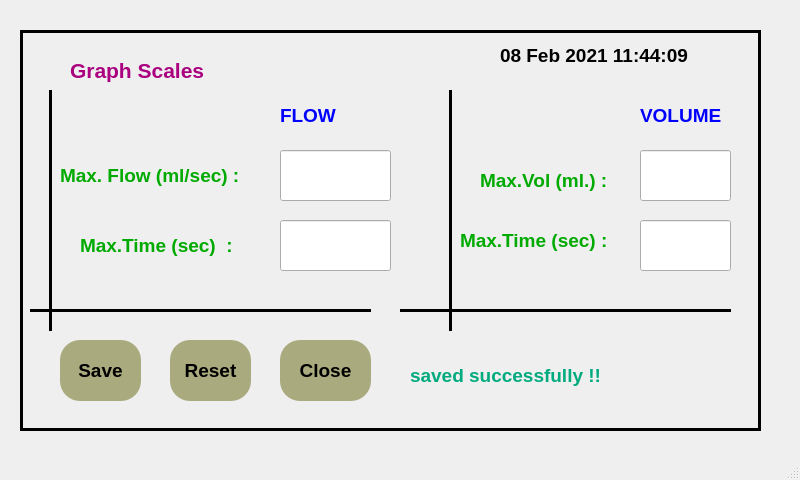
<?xml version="1.0" encoding="UTF-8"?>
<ui version="4.0">
 <class>MainWindow</class>
 <widget class="QMainWindow" name="MainWindow">
  <property name="geometry">
   <rect>
    <x>0</x>
    <y>0</y>
    <width>800</width>
    <height>480</height>
   </rect>
  </property>
  <property name="windowTitle">
   <string>MainWindow</string>
  </property>
  <widget class="QWidget" name="centralwidget">
   <widget class="QFrame" name="frame">
    <property name="geometry">
     <rect>
      <x>20</x>
      <y>30</y>
      <width>741</width>
      <height>401</height>
     </rect>
    </property>
    <property name="font">
     <font>
      <family>Arial</family>
     </font>
    </property>
    <property name="autoFillBackground">
     <bool>false</bool>
    </property>
    <property name="styleSheet">
     <string notr="true"/>
    </property>
    <property name="frameShape">
     <enum>QFrame::Box</enum>
    </property>
    <property name="frameShadow">
     <enum>QFrame::Plain</enum>
    </property>
    <property name="lineWidth">
     <number>3</number>
    </property>
    <widget class="QLabel" name="label">
     <property name="geometry">
      <rect>
       <x>480</x>
       <y>10</y>
       <width>211</width>
       <height>31</height>
      </rect>
     </property>
     <property name="font">
      <font>
       <family>Arial</family>
       <pointsize>14</pointsize>
       <weight>75</weight>
       <bold>true</bold>
      </font>
     </property>
     <property name="text">
      <string>08 Feb 2021 11:44:09</string>
     </property>
    </widget>
    <widget class="QPushButton" name="pushButton_8">
     <property name="geometry">
      <rect>
       <x>260</x>
       <y>310</y>
       <width>91</width>
       <height>61</height>
      </rect>
     </property>
     <property name="font">
      <font>
       <family>Arial</family>
       <pointsize>14</pointsize>
       <weight>75</weight>
       <bold>true</bold>
      </font>
     </property>
     <property name="styleSheet">
      <string notr="true">background-color: rgb(170, 170, 127);
border-radius:20px;
</string>
     </property>
     <property name="text">
      <string>Close</string>
     </property>
     <property name="autoDefault">
      <bool>true</bool>
     </property>
     <property name="default">
      <bool>true</bool>
     </property>
     <property name="flat">
      <bool>false</bool>
     </property>
    </widget>
    <widget class="QLabel" name="label_2">
     <property name="geometry">
      <rect>
       <x>50</x>
       <y>20</y>
       <width>151</width>
       <height>41</height>
      </rect>
     </property>
     <property name="font">
      <font>
       <family>Arial</family>
       <pointsize>16</pointsize>
       <weight>75</weight>
       <bold>true</bold>
      </font>
     </property>
     <property name="styleSheet">
      <string notr="true">color: rgb(170, 0, 127);</string>
     </property>
     <property name="text">
      <string>Graph Scales</string>
     </property>
    </widget>
    <widget class="QPushButton" name="pushButton_10">
     <property name="geometry">
      <rect>
       <x>40</x>
       <y>310</y>
       <width>81</width>
       <height>61</height>
      </rect>
     </property>
     <property name="font">
      <font>
       <family>Arial</family>
       <pointsize>14</pointsize>
       <weight>75</weight>
       <bold>true</bold>
      </font>
     </property>
     <property name="styleSheet">
      <string notr="true">background-color: rgb(170, 170, 127);
border-radius:20px;
</string>
     </property>
     <property name="text">
      <string>Save</string>
     </property>
     <property name="autoDefault">
      <bool>true</bool>
     </property>
     <property name="default">
      <bool>true</bool>
     </property>
     <property name="flat">
      <bool>false</bool>
     </property>
    </widget>
    <widget class="Line" name="line_3">
     <property name="geometry">
      <rect>
       <x>10</x>
       <y>270</y>
       <width>341</width>
       <height>20</height>
      </rect>
     </property>
     <property name="frameShadow">
      <enum>QFrame::Plain</enum>
     </property>
     <property name="lineWidth">
      <number>3</number>
     </property>
     <property name="orientation">
      <enum>Qt::Horizontal</enum>
     </property>
    </widget>
    <widget class="Line" name="line_2">
     <property name="geometry">
      <rect>
       <x>20</x>
       <y>60</y>
       <width>20</width>
       <height>241</height>
      </rect>
     </property>
     <property name="frameShadow">
      <enum>QFrame::Plain</enum>
     </property>
     <property name="lineWidth">
      <number>3</number>
     </property>
     <property name="orientation">
      <enum>Qt::Vertical</enum>
     </property>
    </widget>
    <widget class="QLabel" name="label_3">
     <property name="geometry">
      <rect>
       <x>260</x>
       <y>70</y>
       <width>71</width>
       <height>31</height>
      </rect>
     </property>
     <property name="font">
      <font>
       <family>Arial</family>
       <pointsize>14</pointsize>
       <weight>75</weight>
       <bold>true</bold>
      </font>
     </property>
     <property name="styleSheet">
      <string notr="true">color: rgb(0, 0, 255);</string>
     </property>
     <property name="text">
      <string>FLOW </string>
     </property>
    </widget>
    <widget class="QLabel" name="label_4">
     <property name="geometry">
      <rect>
       <x>620</x>
       <y>70</y>
       <width>101</width>
       <height>31</height>
      </rect>
     </property>
     <property name="font">
      <font>
       <family>Arial</family>
       <pointsize>14</pointsize>
       <weight>75</weight>
       <bold>true</bold>
      </font>
     </property>
     <property name="styleSheet">
      <string notr="true">color: rgb(0, 0, 255);</string>
     </property>
     <property name="text">
      <string>VOLUME</string>
     </property>
    </widget>
    <widget class="Line" name="line_4">
     <property name="geometry">
      <rect>
       <x>420</x>
       <y>60</y>
       <width>20</width>
       <height>241</height>
      </rect>
     </property>
     <property name="frameShadow">
      <enum>QFrame::Plain</enum>
     </property>
     <property name="lineWidth">
      <number>3</number>
     </property>
     <property name="orientation">
      <enum>Qt::Vertical</enum>
     </property>
    </widget>
    <widget class="Line" name="line_5">
     <property name="geometry">
      <rect>
       <x>380</x>
       <y>270</y>
       <width>331</width>
       <height>20</height>
      </rect>
     </property>
     <property name="frameShadow">
      <enum>QFrame::Plain</enum>
     </property>
     <property name="lineWidth">
      <number>3</number>
     </property>
     <property name="orientation">
      <enum>Qt::Horizontal</enum>
     </property>
    </widget>
    <widget class="QLineEdit" name="lineEdit">
     <property name="geometry">
      <rect>
       <x>260</x>
       <y>120</y>
       <width>111</width>
       <height>51</height>
      </rect>
     </property>
     <property name="font">
      <font>
       <pointsize>14</pointsize>
       <weight>75</weight>
       <bold>true</bold>
      </font>
     </property>
    </widget>
    <widget class="QLineEdit" name="lineEdit_2">
     <property name="geometry">
      <rect>
       <x>620</x>
       <y>190</y>
       <width>91</width>
       <height>51</height>
      </rect>
     </property>
     <property name="font">
      <font>
       <pointsize>14</pointsize>
       <weight>75</weight>
       <bold>true</bold>
      </font>
     </property>
    </widget>
    <widget class="QLineEdit" name="lineEdit_3">
     <property name="geometry">
      <rect>
       <x>260</x>
       <y>190</y>
       <width>111</width>
       <height>51</height>
      </rect>
     </property>
     <property name="font">
      <font>
       <pointsize>14</pointsize>
       <weight>75</weight>
       <bold>true</bold>
      </font>
     </property>
    </widget>
    <widget class="QLineEdit" name="lineEdit_4">
     <property name="geometry">
      <rect>
       <x>620</x>
       <y>120</y>
       <width>91</width>
       <height>51</height>
      </rect>
     </property>
     <property name="font">
      <font>
       <pointsize>14</pointsize>
       <weight>75</weight>
       <bold>true</bold>
      </font>
     </property>
    </widget>
    <widget class="QLabel" name="label_5">
     <property name="geometry">
      <rect>
       <x>40</x>
       <y>120</y>
       <width>191</width>
       <height>51</height>
      </rect>
     </property>
     <property name="font">
      <font>
       <family>Arial</family>
       <pointsize>14</pointsize>
       <weight>75</weight>
       <bold>true</bold>
      </font>
     </property>
     <property name="styleSheet">
      <string notr="true">color: rgb(0, 170, 0);</string>
     </property>
     <property name="text">
      <string>Max. Flow (ml/sec) : </string>
     </property>
    </widget>
    <widget class="QLabel" name="label_6">
     <property name="geometry">
      <rect>
       <x>60</x>
       <y>190</y>
       <width>171</width>
       <height>51</height>
      </rect>
     </property>
     <property name="font">
      <font>
       <family>Arial</family>
       <pointsize>14</pointsize>
       <weight>75</weight>
       <bold>true</bold>
      </font>
     </property>
     <property name="styleSheet">
      <string notr="true">color: rgb(0, 170, 0);</string>
     </property>
     <property name="text">
      <string>Max.Time (sec)  :</string>
     </property>
    </widget>
    <widget class="QLabel" name="label_7">
     <property name="geometry">
      <rect>
       <x>460</x>
       <y>130</y>
       <width>151</width>
       <height>41</height>
      </rect>
     </property>
     <property name="font">
      <font>
       <family>Arial</family>
       <pointsize>14</pointsize>
       <weight>75</weight>
       <bold>true</bold>
      </font>
     </property>
     <property name="styleSheet">
      <string notr="true">color: rgb(0, 170, 0);</string>
     </property>
     <property name="text">
      <string>Max.Vol (ml.) : </string>
     </property>
    </widget>
    <widget class="QLabel" name="label_8">
     <property name="geometry">
      <rect>
       <x>440</x>
       <y>190</y>
       <width>171</width>
       <height>41</height>
      </rect>
     </property>
     <property name="font">
      <font>
       <family>Arial</family>
       <pointsize>14</pointsize>
       <weight>75</weight>
       <bold>true</bold>
      </font>
     </property>
     <property name="styleSheet">
      <string notr="true">color: rgb(0, 170, 0);</string>
     </property>
     <property name="text">
      <string>Max.Time (sec) :</string>
     </property>
    </widget>
    <widget class="QPushButton" name="pushButton_9">
     <property name="geometry">
      <rect>
       <x>150</x>
       <y>310</y>
       <width>81</width>
       <height>61</height>
      </rect>
     </property>
     <property name="font">
      <font>
       <family>Arial</family>
       <pointsize>14</pointsize>
       <weight>75</weight>
       <bold>true</bold>
      </font>
     </property>
     <property name="styleSheet">
      <string notr="true">background-color: rgb(170, 170, 127);
border-radius:20px;
</string>
     </property>
     <property name="text">
      <string>Reset</string>
     </property>
     <property name="autoDefault">
      <bool>true</bool>
     </property>
     <property name="default">
      <bool>true</bool>
     </property>
     <property name="flat">
      <bool>false</bool>
     </property>
    </widget>
    <widget class="QLabel" name="label_9">
     <property name="geometry">
      <rect>
       <x>390</x>
       <y>320</y>
       <width>341</width>
       <height>51</height>
      </rect>
     </property>
     <property name="font">
      <font>
       <family>Arial</family>
       <pointsize>14</pointsize>
       <weight>75</weight>
       <bold>true</bold>
      </font>
     </property>
     <property name="styleSheet">
      <string notr="true">color: rgb(0, 170, 127);</string>
     </property>
     <property name="text">
      <string>saved successfully !!</string>
     </property>
    </widget>
   </widget>
  </widget>
  <widget class="QMenuBar" name="menubar">
   <property name="geometry">
    <rect>
     <x>0</x>
     <y>0</y>
     <width>800</width>
     <height>21</height>
    </rect>
   </property>
  </widget>
  <widget class="QStatusBar" name="statusbar"/>
 </widget>
 <resources/>
 <connections/>
</ui>
